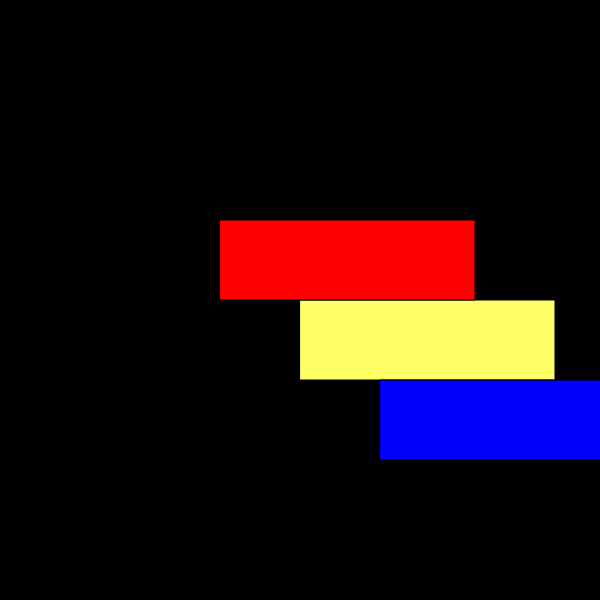
Frame 1 (no input)
Frame 60 (no input): identical to frame 1, image omitted
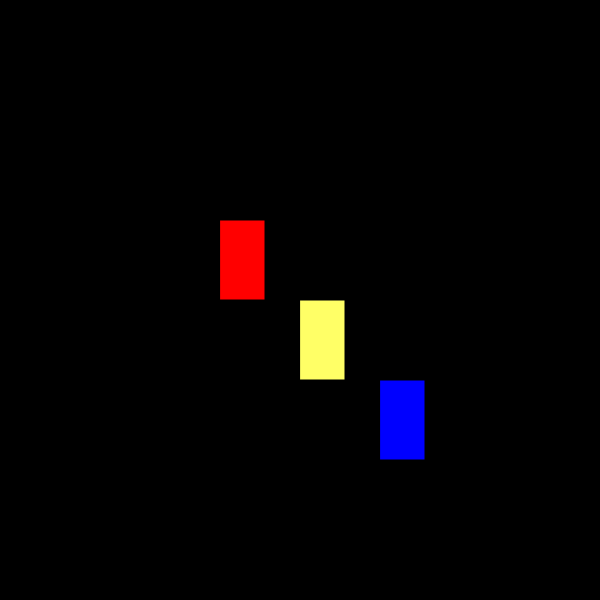
Frame 120 (the mouse pressed at the canvas centre since frame 60)

The p5.js sketch that drew these frames (run headless with seeded random() and noise() and a simulated clock; from frame 60 on, the mouse is pressed at the canvas centre):

// p5.js sketch
// ── sketch.js
function setup(){
	createCanvas(600,600);
}

function draw(){
	background(0);
	fill(255, 255, 102);
	rect(width/2, height/2, mouseX-255, 80);
	fill(255, 0, 0);
	rect(220, 220, mouseX-255, 80);
	fill(0, 0, 255);
	rect(380, 380, mouseX-255, 80);
}
